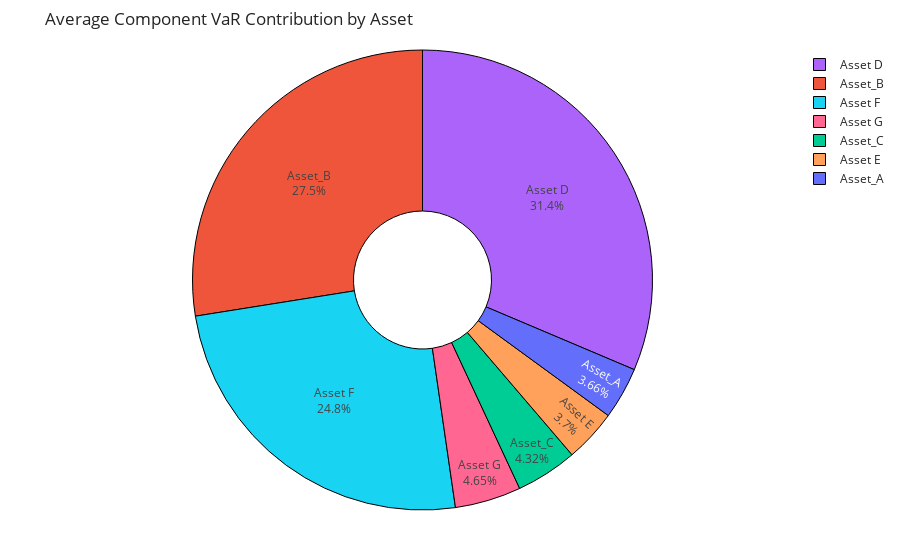

The notebook cell this image was saved under:
### Code cell
InteractivePlots.plot_risk_contribution_pie(component_df)

### Figure 1 — Plotly figure (JSON) as saved in the notebook; plotly's stock layout.template omitted (floating-point values rounded to 4 significant figures)
{"data": [{"hole": 0.3, "hovertemplate": "%{label}<br>Average Contribution = %{value:.3f} (%{percent})<extra></extra>", "labels": ["Asset_A", "Asset_B", "Asset_C", "Asset D", "Asset E", "Asset F", "Asset G"], "marker": {"colors": ["#636EFA", "#EF553B", "#00CC96", "#AB63FA", "#FFA15A", "#19D3F3", "#FF6692"], "line": {"color": "black", "width": 1}}, "textinfo": "label+percent", "type": "pie", "values": [12.75, 95.81, 15.05, 109.2, 12.9, 86.27, 16.2]}], "layout": {"margin": {"b": 50, "l": 60, "r": 60, "t": 50}, "title": {"text": "Average Component VaR Contribution by Asset"}}}
